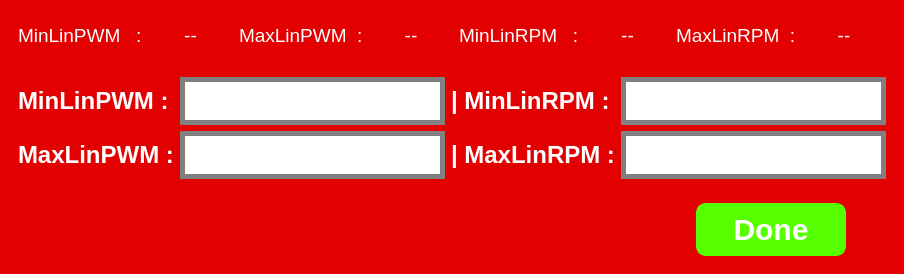
<?xml version="1.0" encoding="UTF-8"?>
<ui version="4.0">
 <class>MainWindow</class>
 <widget class="QMainWindow" name="MainWindow">
  <property name="geometry">
   <rect>
    <x>0</x>
    <y>0</y>
    <width>904</width>
    <height>274</height>
   </rect>
  </property>
  <property name="windowTitle">
   <string>MainWindow</string>
  </property>
  <widget class="QWidget" name="centralwidget">
   <property name="styleSheet">
    <string notr="true">QWidget#centralwidget{
	background-color: rgb(226, 0, 0);
}</string>
   </property>
   <layout class="QVBoxLayout" name="verticalLayout">
    <item>
     <widget class="QFrame" name="frame_3">
      <property name="sizePolicy">
       <sizepolicy hsizetype="Preferred" vsizetype="Expanding">
        <horstretch>0</horstretch>
        <verstretch>0</verstretch>
       </sizepolicy>
      </property>
      <property name="frameShape">
       <enum>QFrame::NoFrame</enum>
      </property>
      <property name="frameShadow">
       <enum>QFrame::Raised</enum>
      </property>
      <layout class="QHBoxLayout" name="horizontalLayout_2">
       <item>
        <widget class="QLabel" name="label_3">
         <property name="styleSheet">
          <string notr="true">font-family: &quot;Iceland&quot;;
font-size: 14pt;
color: rgb(255, 255, 255);</string>
         </property>
         <property name="text">
          <string>MinLinPWM   :</string>
         </property>
        </widget>
       </item>
       <item>
        <widget class="QLabel" name="minLinDisp">
         <property name="styleSheet">
          <string notr="true">font-family: &quot;Iceland&quot;;
font-size: 14pt;
color: rgb(255, 255, 255);</string>
         </property>
         <property name="text">
          <string>--</string>
         </property>
         <property name="alignment">
          <set>Qt::AlignCenter</set>
         </property>
        </widget>
       </item>
       <item>
        <widget class="QLabel" name="label_4">
         <property name="styleSheet">
          <string notr="true">font-family: &quot;Iceland&quot;;
font-size: 14pt;
color: rgb(255, 255, 255);</string>
         </property>
         <property name="text">
          <string>MaxLinPWM  :</string>
         </property>
        </widget>
       </item>
       <item>
        <widget class="QLabel" name="maxLinDisp">
         <property name="styleSheet">
          <string notr="true">font-family: &quot;Iceland&quot;;
font-size: 14pt;
color: rgb(255, 255, 255);</string>
         </property>
         <property name="text">
          <string>--</string>
         </property>
         <property name="alignment">
          <set>Qt::AlignCenter</set>
         </property>
        </widget>
       </item>
       <item>
        <widget class="QLabel" name="label_7">
         <property name="styleSheet">
          <string notr="true">font-family: &quot;Iceland&quot;;
font-size: 14pt;
color: rgb(255, 255, 255);</string>
         </property>
         <property name="text">
          <string>MinLinRPM   :</string>
         </property>
        </widget>
       </item>
       <item>
        <widget class="QLabel" name="MinRPMDisp">
         <property name="styleSheet">
          <string notr="true">font-family: &quot;Iceland&quot;;
font-size: 14pt;
color: rgb(255, 255, 255);</string>
         </property>
         <property name="text">
          <string>--</string>
         </property>
         <property name="alignment">
          <set>Qt::AlignCenter</set>
         </property>
        </widget>
       </item>
       <item>
        <widget class="QLabel" name="label_9">
         <property name="styleSheet">
          <string notr="true">font-family: &quot;Iceland&quot;;
font-size: 14pt;
color: rgb(255, 255, 255);</string>
         </property>
         <property name="text">
          <string>MaxLinRPM  :</string>
         </property>
        </widget>
       </item>
       <item>
        <widget class="QLabel" name="MaxRPMDisp">
         <property name="styleSheet">
          <string notr="true">font-family: &quot;Iceland&quot;;
font-size: 14pt;
color: rgb(255, 255, 255);</string>
         </property>
         <property name="text">
          <string>--</string>
         </property>
         <property name="alignment">
          <set>Qt::AlignCenter</set>
         </property>
        </widget>
       </item>
      </layout>
     </widget>
    </item>
    <item>
     <widget class="QFrame" name="frame">
      <property name="sizePolicy">
       <sizepolicy hsizetype="Preferred" vsizetype="Expanding">
        <horstretch>0</horstretch>
        <verstretch>0</verstretch>
       </sizepolicy>
      </property>
      <property name="frameShape">
       <enum>QFrame::NoFrame</enum>
      </property>
      <property name="frameShadow">
       <enum>QFrame::Raised</enum>
      </property>
      <layout class="QGridLayout" name="gridLayout">
       <item row="0" column="1">
        <widget class="QLineEdit" name="minLinPWM">
         <property name="styleSheet">
          <string notr="true">QLineEdit{
	background-color: rgb(255, 255, 255);
	font-size: 32px;
	border: 5px solid gray;
}</string>
         </property>
         <property name="alignment">
          <set>Qt::AlignRight|Qt::AlignTrailing|Qt::AlignVCenter</set>
         </property>
        </widget>
       </item>
       <item row="0" column="3">
        <widget class="QLineEdit" name="minLinRPM">
         <property name="styleSheet">
          <string notr="true">QLineEdit{
	background-color: rgb(255, 255, 255);
	font-size: 32px;
	border: 5px solid gray;
}</string>
         </property>
         <property name="alignment">
          <set>Qt::AlignRight|Qt::AlignTrailing|Qt::AlignVCenter</set>
         </property>
        </widget>
       </item>
       <item row="0" column="2">
        <widget class="QLabel" name="label_5">
         <property name="styleSheet">
          <string notr="true">font-size: 24px;
font-family: &quot;SF Pro Display&quot;; 
	font-weight: bold; 
    font-style: normal;
color:rgb(255, 255, 255);</string>
         </property>
         <property name="text">
          <string>| MinLinRPM :</string>
         </property>
        </widget>
       </item>
       <item row="0" column="0">
        <widget class="QLabel" name="label">
         <property name="styleSheet">
          <string notr="true">font-size: 24px;
font-family: &quot;SF Pro Display&quot;; 
	font-weight: bold; 
    font-style: normal;
color:rgb(255, 255, 255);</string>
         </property>
         <property name="text">
          <string>MinLinPWM :</string>
         </property>
        </widget>
       </item>
       <item row="2" column="3">
        <widget class="QLineEdit" name="maxLinRPM">
         <property name="styleSheet">
          <string notr="true">QLineEdit{
	background-color: rgb(255, 255, 255);
	font-size: 32px;
	border: 5px solid gray;
}</string>
         </property>
         <property name="alignment">
          <set>Qt::AlignRight|Qt::AlignTrailing|Qt::AlignVCenter</set>
         </property>
        </widget>
       </item>
       <item row="2" column="2">
        <widget class="QLabel" name="label_6">
         <property name="styleSheet">
          <string notr="true">font-size: 24px;
font-family: &quot;SF Pro Display&quot;; 
	font-weight: bold; 
    font-style: normal;
color:rgb(255, 255, 255);</string>
         </property>
         <property name="text">
          <string>| MaxLinRPM :</string>
         </property>
        </widget>
       </item>
       <item row="2" column="1">
        <widget class="QLineEdit" name="maxLinPWM">
         <property name="styleSheet">
          <string notr="true">QLineEdit{
	background-color: rgb(255, 255, 255);
	font-size: 32px;
	border: 5px solid gray;
}</string>
         </property>
         <property name="alignment">
          <set>Qt::AlignRight|Qt::AlignTrailing|Qt::AlignVCenter</set>
         </property>
        </widget>
       </item>
       <item row="2" column="0">
        <widget class="QLabel" name="label_2">
         <property name="styleSheet">
          <string notr="true">font-size: 24px;
font-family: &quot;SF Pro Display&quot;; 
	font-weight: bold; 
    font-style: normal;
color:rgb(255, 255, 255);</string>
         </property>
         <property name="text">
          <string>MaxLinPWM :</string>
         </property>
        </widget>
       </item>
      </layout>
     </widget>
    </item>
    <item>
     <widget class="QFrame" name="frame_2">
      <property name="frameShape">
       <enum>QFrame::NoFrame</enum>
      </property>
      <property name="frameShadow">
       <enum>QFrame::Raised</enum>
      </property>
      <layout class="QHBoxLayout" name="horizontalLayout">
       <item>
        <spacer name="horizontalSpacer">
         <property name="orientation">
          <enum>Qt::Horizontal</enum>
         </property>
         <property name="sizeHint" stdset="0">
          <size>
           <width>40</width>
           <height>20</height>
          </size>
         </property>
        </spacer>
       </item>
       <item>
        <widget class="QPushButton" name="done">
         <property name="minimumSize">
          <size>
           <width>150</width>
           <height>0</height>
          </size>
         </property>
         <property name="styleSheet">
          <string notr="true">QPushButton {
    background-color: rgb(85, 255, 0);   /* bright green */
    border: 2px solid rgb(85, 255, 0);
    border-radius: 10px;
    color: rgb(255, 255, 255);           /* white text */
    font-size: 30px;
    padding: 7px;
    font-family: &quot;SF Pro Display&quot;;
    font-weight: bold;
    font-style: normal;
}

/* Hover effect: yellow */
QPushButton:hover {
    border-color: rgb(255, 230, 50);
}

/* Pressed effect: darker shade */
QPushButton:pressed {
    background-color: rgb(50, 150, 0); /* darker green */
    border-color: rgb(50, 150, 0);
    color: rgb(255, 255, 255); /* keep white text */
}
</string>
         </property>
         <property name="text">
          <string>Done</string>
         </property>
        </widget>
       </item>
       <item>
        <spacer name="horizontalSpacer_2">
         <property name="orientation">
          <enum>Qt::Horizontal</enum>
         </property>
         <property name="sizeType">
          <enum>QSizePolicy::Fixed</enum>
         </property>
         <property name="sizeHint" stdset="0">
          <size>
           <width>40</width>
           <height>20</height>
          </size>
         </property>
        </spacer>
       </item>
      </layout>
     </widget>
    </item>
   </layout>
  </widget>
 </widget>
 <resources/>
 <connections/>
</ui>
